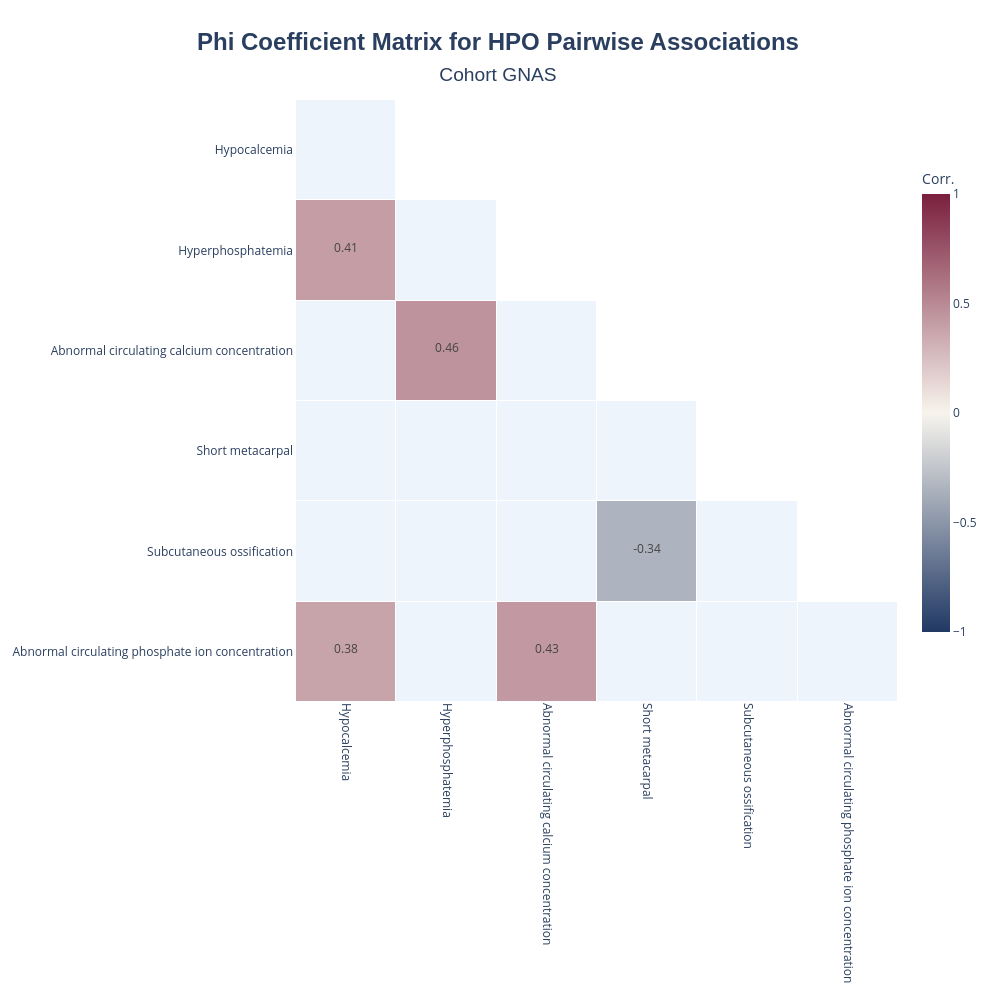

Here is the notebook cell this chart was saved with:
### Code cell
results.plot_correlation_heatmap_with_significance(
    title_name="Cohort GNAS",
)

### Figure 1 — Plotly figure (JSON) as saved in the notebook; plotly's stock layout.template omitted (floating-point values rounded to 4 significant figures)
{"data": [{"colorscale": [[0, "#eef4fb"], [1, "#eef4fb"]], "hoverinfo": "skip", "showscale": false, "type": "heatmap", "x": ["Hypocalcemia", "Hyperphosphatemia", "Abnormal circulating calcium concentration", "Short metacarpal", "Subcutaneous ossification", "Abnormal circulating phosphate ion concentration"], "xgap": 1, "y": ["Hypocalcemia", "Hyperphosphatemia", "Abnormal circulating calcium concentration", "Short metacarpal", "Subcutaneous ossification", "Abnormal circulating phosphate ion concentration"], "ygap": 1, "z": [[2, null, null, null, null, null], [null, 2, null, null, null, null], [2, null, 2, null, null, null], [2, 2, 2, 2, null, null], [2, 2, 2, null, 2, null], [null, 2, null, 2, 2, 2]]}, {"colorbar": {"len": 0.8, "thickness": 28, "title": {"text": "Corr."}}, "colorscale": [[0, "#203864"], [0.5, "#F7F4ED"], [1, "#7A1F3D"]], "hoverinfo": "text", "hovertext": [["", "", "", "", "", ""], ["<b>HPO_A</b>: Hypocalcemia (HP:0002901)<br><b>HPO_B</b>: Hyperphosphatemia (HP:0002905)<br><b>Corr</b>: 0.41<br><b>p-val</b>: 0.000689<br><b>adj_p_val</b>: 0.016333<br><b>Counts(A/B): E/E</b>: 27, <b>E/O</b>: 3, <b>O/E</b>: 21, <b>O/O</b>: 20<br><b>Total_individuals</b>: 71<br><b>N_PMIDs</b>: 1<br><b>PMIDs</b>: 25802881", "", "", "", "", ""], ["", "<b>HPO_A</b>: Hyperphosphatemia (HP:0002905)<br><b>HPO_B</b>: Abnormal circulating calcium concentration (HP:0004363)<br><b>Corr</b>: 0.46<br><b>p-val</b>: 0.000169<br><b>adj_p_val</b>: 0.010672<br><b>Counts(A/B): E/E</b>: 26, <b>E/O</b>: 17, <b>O/E</b>: 4, <b>O/O</b>: 24<br><b>Total_individuals</b>: 71<br><b>N_PMIDs</b>: 1<br><b>PMIDs</b>: 25802881", "", "", "", ""], ["", "", "", "", "", ""], ["", "", "", "<b>HPO_A</b>: Short metacarpal (HP:0010049)<br><b>HPO_B</b>: Subcutaneous ossification (HP:0034282)<br><b>Corr</b>: -0.34<br><b>p-val</b>: 0.001093<br><b>adj_p_val</b>: 0.017218<br><b>Counts(A/B): E/E</b>: 8, <b>E/O</b>: 58, <b>O/E</b>: 15, <b>O/O</b>: 21<br><b>Total_individuals</b>: 102<br><b>N_PMIDs</b>: 1<br><b>PMIDs</b>: 25802881", "", ""], ["<b>HPO_A</b>: Hypocalcemia (HP:0002901)<br><b>HPO_B</b>: Abnormal circulating phosphate ion concentration (HP:0100529)<br><b>Corr</b>: 0.38<br><b>p-val</b>: 0.001749<br><b>adj_p_val</b>: 0.022044<br><b>Counts(A/B): E/E</b>: 23, <b>E/O</b>: 3, <b>O/E</b>: 21, <b>O/O</b>: 20<br><b>Total_individuals</b>: 67<br><b>N_PMIDs</b>: 1<br><b>PMIDs</b>: 25802881", "", "<b>HPO_A</b>: Abnormal circulating calcium concentration (HP:0004363)<br><b>HPO_B</b>: Abnormal circulating phosphate ion concentration (HP:0100529)<br><b>Corr</b>: 0.43<br><b>p-val</b>: 0.000778<br><b>adj_p_val</b>: 0.016333<br><b>Counts(A/B): E/E</b>: 22, <b>E/O</b>: 4, <b>O/E</b>: 17, <b>O/O</b>: 24<br><b>Total_individuals</b>: 67<br><b>N_PMIDs</b>: 1<br><b>PMIDs</b>: 25802881", "", "", ""]], "text": [["", "", "", "", "", ""], ["0.41", "", "", "", "", ""], ["", "0.46", "", "", "", ""], ["", "", "", "", "", ""], ["", "", "", "-0.34", "", ""], ["0.38", "", "0.43", "", "", ""]], "texttemplate": "<span style='font-size:12px'>%{text}</span>", "type": "heatmap", "x": ["Hypocalcemia", "Hyperphosphatemia", "Abnormal circulating calcium concentration", "Short metacarpal", "Subcutaneous ossification", "Abnormal circulating phosphate ion concentration"], "xgap": 1, "y": ["Hypocalcemia", "Hyperphosphatemia", "Abnormal circulating calcium concentration", "Short metacarpal", "Subcutaneous ossification", "Abnormal circulating phosphate ion concentration"], "ygap": 1, "z": [[null, null, null, null, null, null], [0.4093, null, null, null, null, null], [null, 0.4569, null, null, null, null], [null, null, null, null, null, null], [null, null, null, -0.3379, null, null], [0.3822, null, 0.4264, null, null, null]], "zmax": 1, "zmid": 0, "zmin": -1}], "layout": {"height": 996, "paper_bgcolor": "white", "plot_bgcolor": "white", "title": {"font": {"family": "Arial", "size": 24}, "text": "<b>Phi Coefficient Matrix for HPO Pairwise Associations</b><br><span style='font-size:0.8em'>Cohort GNAS</span>", "x": 0.5, "xanchor": "center", "yanchor": "top"}, "width": 996, "xaxis": {"tickangle": 90, "tickfont": {"size": 12}}, "yaxis": {"autorange": "reversed", "scaleanchor": "x", "scaleratio": 1, "tickfont": {"size": 12}}}}
